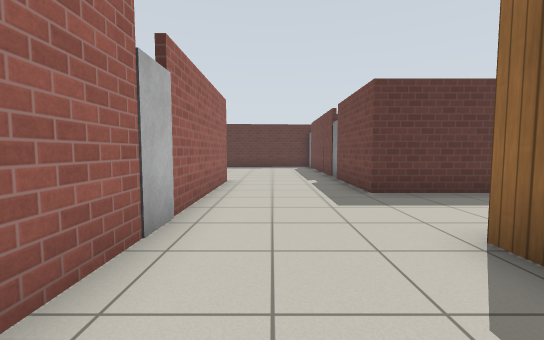
view 1 (above)

14 first-person views from a walk through a robot-simulator world made for Gazebo. The camera is 0.94 m above the floor, tilts 4° down and sees 90° across. The floor is counted in squares, 1 m on a side. Each view is taken from the middle of a square. On the plan, view 1 faces up. The plan holds only what a view shows up to about 11 squares ahead; the rest is blank. Gazebo's built-in surfaces are drawn with simple patterns.

view 2
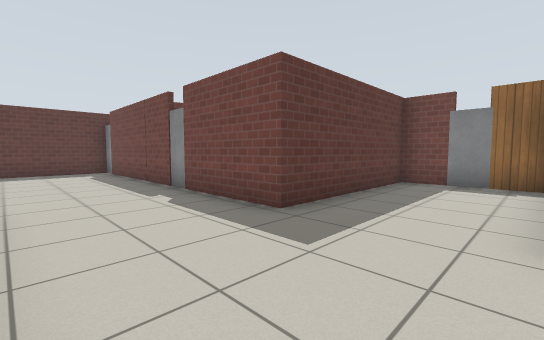

view 3
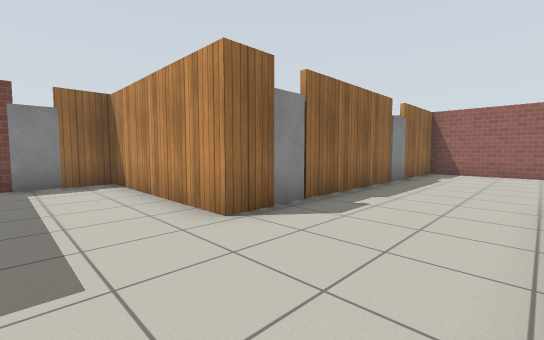

view 4
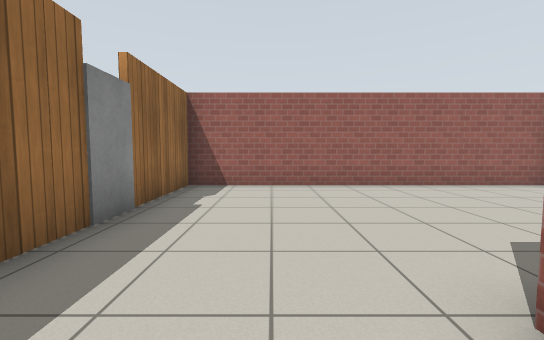

view 5
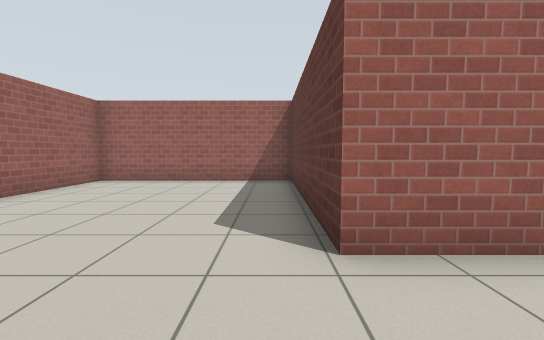

view 6
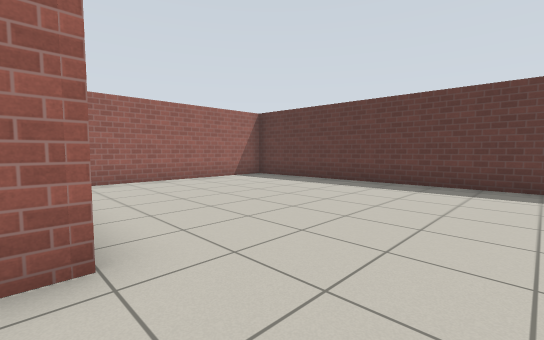

view 7
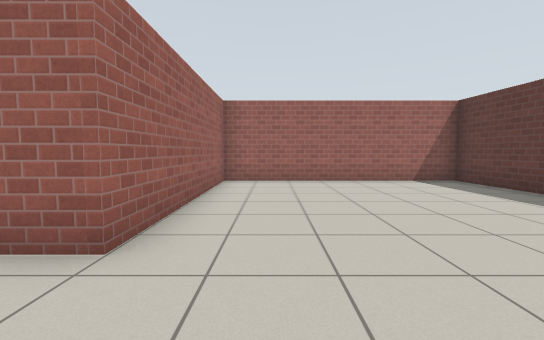

view 8
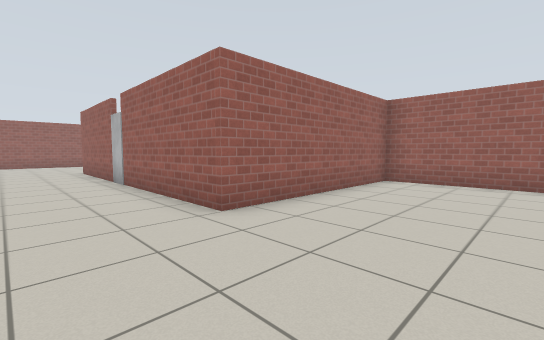

view 9
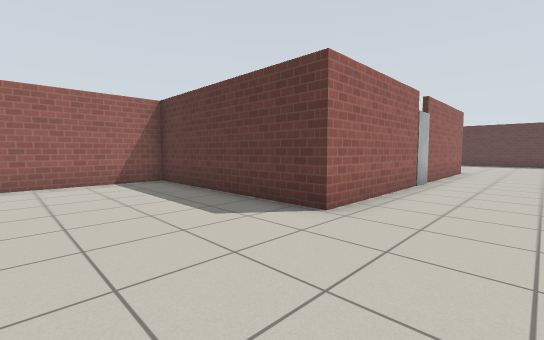

view 10
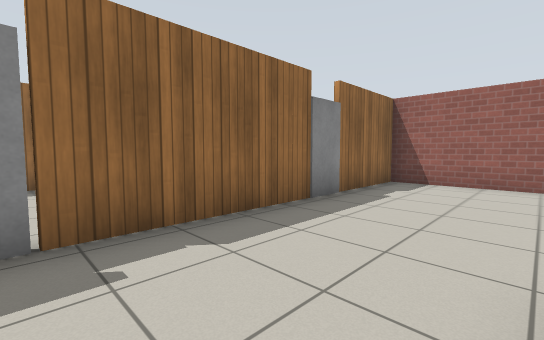

view 11
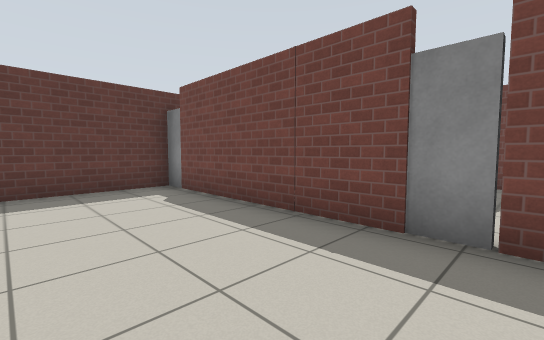

view 12
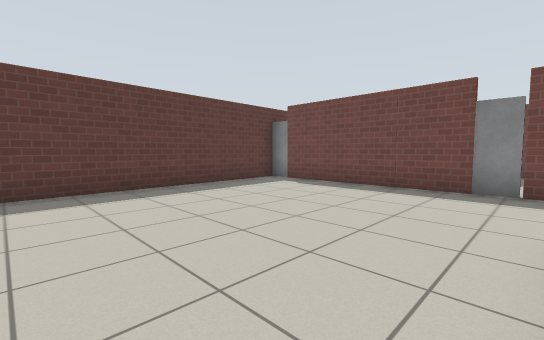

view 13
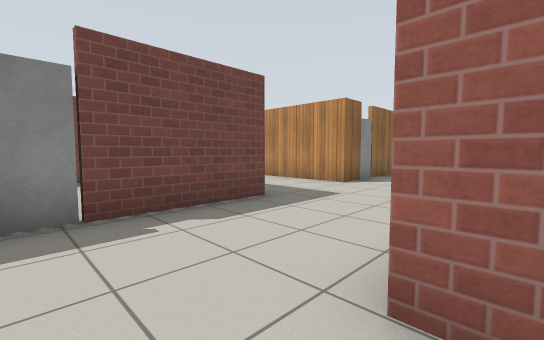

view 14
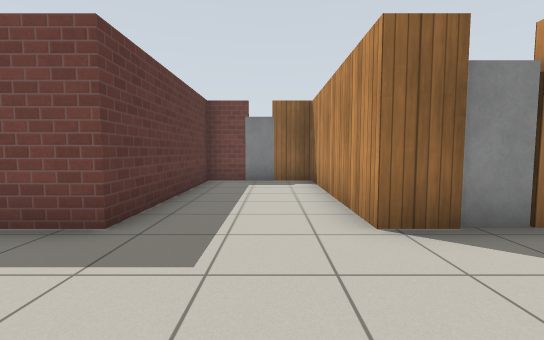

### Floor plan
Points are (right, up) in squares from view 1. A wall is a line through its corners. A room is listed if a view was taken in it or the views show most of it. See-through windows are left out.
Room 1 (views 1, 2, 3, 4, 5, 6, 7, 8, 9, 10, 11, 12, 13, 14)
walls: (-1.4, 2.6) (-1.4, -1.4) (-7.6, -1.4) (-7.6, -7.4) (2.2, -7.4) (2.2, -4.6); (2.2, 1.6) (2.2, 2.7) (7.6, 2.7) (7.6, 3.6); (2.2, 10.4) (2.2, 15.5); (2.2, -3.3) (2.2, 0.9); (7.6, 4.8) (7.6, 6) (2.2, 6) (2.2, 9.4); (2.3, 16.2) (-7.6, 15.8) (-7.6, 8.5) (-1.4, 8.5) (-1.4, 3.8)
ways out: opening at (3, 1)
objects: door leaf (2, -4); door leaf (2, 1); door leaf (2, 10); door leaf (8, 4)

Positions as (right, up) in squares from view 1, and headings:
1: (0, 0), facing up
2: (-1, 3), facing up-right
3: (-1, 5), facing down-right
4: (0, 0), facing down
5: (1, -2), facing left
6: (1, 8), facing up-left
7: (1, 10), facing left
8: (1, 12), facing down-left
9: (1, -5), facing up-left
10: (-1, 1), facing down-right
11: (-1, 9), facing up-right
12: (-5, 9), facing up-right
13: (-2, 10), facing down-right
14: (-1, 4), facing right
